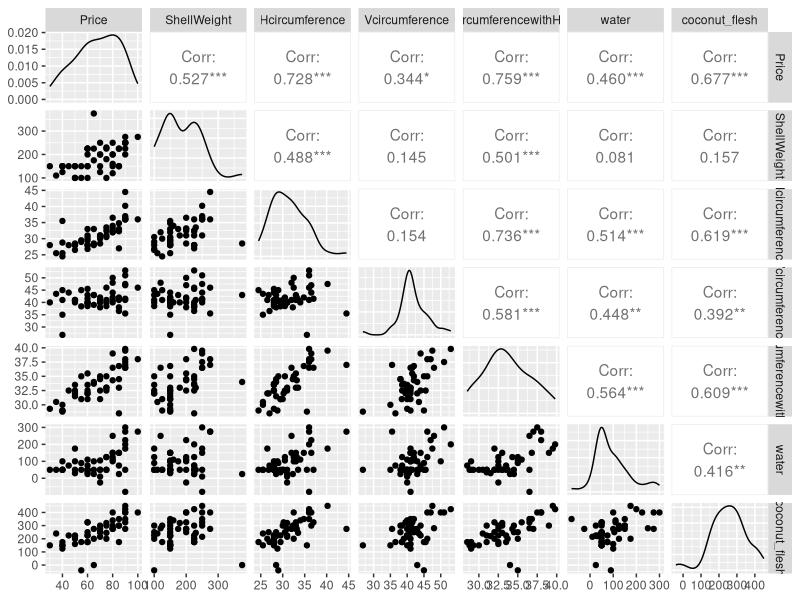

Here is the R script that generated this plot:
library(tidyverse)
library(here)
library(GGally)

# Read data
coconut <- read_csv(here("coconut.csv"))
head(coconut)
dim(coconut)
colnames(coconut)

coconut$water <- coconut$FullWeight - (coconut$WeightWithOutWater)
coconut$coconut_flesh <- coconut$FullWeight - ( coconut$water + coconut$ShellWeight)

colnames(coconut)
head(coconut)

coconut$Palapi <- factor(coconut$Palapi)
coconut$Kalati <- factor(coconut$Kalati)

model <- lm(coconut_flesh ~ FullWeight +
              Hcircumference + Vcircumference +
              VCircumferencewithHusk + Palapi +
              Kalati, data=coconut)
summary(model)


# Scatterplot matrix
coconut[, c(1, 4:7, 11, 12)] %>% ggpairs()
